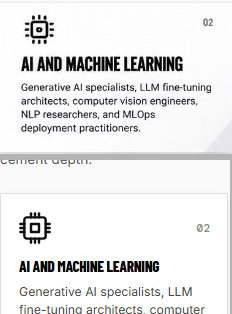
#> input picture test-artifacts/card_pair_2.png, 232 x 314 px, found by its file name; its folder holds only this picture in this run
$ python inspect_c2_c3.py
#> lines starting #> are read from the running program, lines starting #| are printed output that depends on the picture
from PIL import Image
import numpy as np

for num in [2, 3]:
    pair = Image.open(f'test-artifacts/card_pair_{num}.png')
#> pair is the input picture: PIL image 232x314 RGB; mean R, G, B 232.7, 232.8, 232.9
    h = (pair.height - 6) // 2
#> h = 154
    view_c = pair.crop((0, h + 6, pair.width, pair.height))
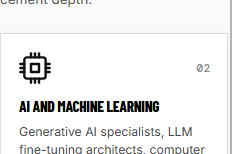
#> view_c: PIL image 232x154 RGB; mean R, G, B 237.9, 238, 237.9
    view_c.save(f'test-artifacts/view_c{num}.png')
    # Let's inspect rows 35 to 65 of view_c
    arr = np.array(view_c)
    print(f"=== Card {num} view crop ===")
    for r in range(35, 65, 2):
        dark = np.where(arr[r, :, 0] < 50)[0]
        if len(dark):
            print(f"row {r}: text from {dark[0]} to {dark[-1]} (w={dark[-1]-dark[0]+1})")
#> this loop made 15 passes
#> dark on passes 10, 11, 13, 14: [30, 31, 34, 35, 38, 39], [30, 31, 34, 35, 38, 39], [24, 45], [23, 24, 45, 46]
#| row 53: text from 30 to 39 (w=10)
#| row 55: text from 30 to 39 (w=10)
#| row 57: text from 25 to 45 (w=21)
#| row 59: text from 24 to 45 (w=22)
#| row 61: text from 23 to 46 (w=24)
#| row 63: text from 20 to 49 (w=30)
#> (the run stopped early here; a loop or call above may not have finished)
